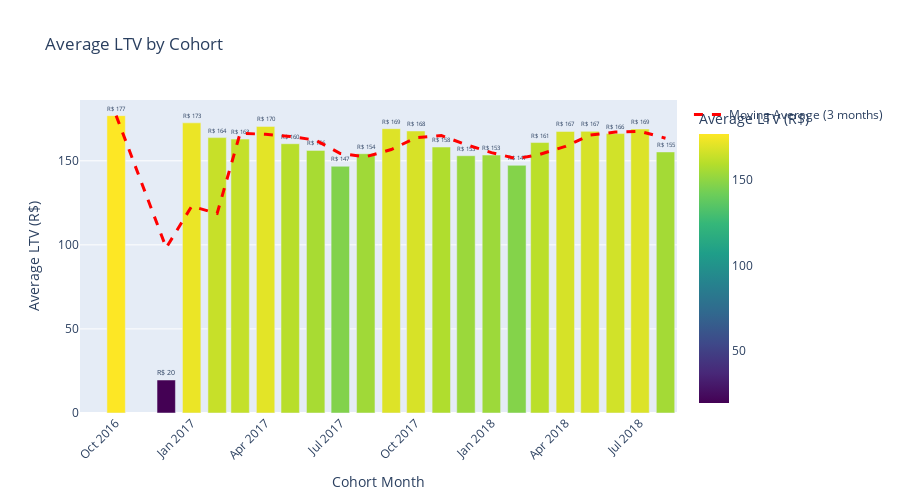

Notebook code cell kept with this figure:
### Markdown cell above
## 10. LTV BY COHORT

### Code cell
if len(df_cohort) > 0:
    if 'cumulative_revenue' in df_cohort.columns:
        ltv_by_cohort = []
        
        for cohort in df_cohort['cohort_month'].unique():
            cohort_data = df_cohort[df_cohort['cohort_month'] == cohort]
            max_cumulative_rev = cohort_data['cumulative_revenue'].max()
            
            cohort_size_data = cohort_data[cohort_data['months_since_first_purchase'] == 0]['cohort_size']
            if len(cohort_size_data) > 0:
                cohort_size = cohort_size_data.iloc[0]
            else:
                cohort_size = 0
            
            if cohort_size > 0:
                avg_ltv = max_cumulative_rev / cohort_size
                
                m3_retention_data = cohort_data[cohort_data['months_since_first_purchase'] == 3]['retention_rate']
                m3_retention = m3_retention_data.iloc[0] if len(m3_retention_data) > 0 else None
                
                ltv_by_cohort.append({
                    'cohort_month': cohort,
                    'cohort_size': cohort_size,
                    'total_cumulative_revenue': max_cumulative_rev,
                    'avg_ltv': avg_ltv,
                    'm3_retention': m3_retention
                })
        
        if ltv_by_cohort:
            ltv_df = pd.DataFrame(ltv_by_cohort)
            
            fig = px.bar(
                ltv_df.sort_values('cohort_month'),
                x='cohort_month',
                y='avg_ltv',
                title='Average LTV by Cohort',
                labels={'cohort_month': 'Cohort Month', 'avg_ltv': 'Average LTV (R$)'},
                text='avg_ltv',
                color='avg_ltv',
                color_continuous_scale='Viridis'
            )
            
            fig.update_traces(texttemplate='R$ %{text:.0f}', textposition='outside')
            
            fig.add_trace(
                go.Scatter(
                    x=ltv_df.sort_values('cohort_month')['cohort_month'],
                    y=ltv_df.sort_values('cohort_month')['avg_ltv'].rolling(window=3, min_periods=1).mean(),
                    mode='lines',
                    name='Moving Average (3 months)',
                    line=dict(color='red', width=3, dash='dash')
                )
            )
            
            fig.update_layout(height=500, xaxis_tickangle=-45, showlegend=True)
            fig.show()
            
            fig.write_image("presentation/figures/ltv_by_cohort.png", scale=2)
            print("Saved: presentation/figures/ltv_by_cohort.png")
            
            avg_ltv_all = ltv_df['avg_ltv'].mean()
            max_ltv = ltv_df['avg_ltv'].max()
            min_ltv = ltv_df['avg_ltv'].min()
            ltv_range = max_ltv - min_ltv
            
            print(f"\nLTV Analysis:")
            print(f"Average LTV across all cohorts: R$ {avg_ltv_all:.2f}")
            print(f"Best cohort LTV: R$ {max_ltv:.2f}")
            print(f"Worst cohort LTV: R$ {min_ltv:.2f}")
            print(f"Range: R$ {ltv_range:.2f} ({max_ltv/min_ltv:.1f}x difference)")
            
            correlation_size_ltv = ltv_df['cohort_size'].corr(ltv_df['avg_ltv'])
            print(f"Correlation cohort_size vs LTV: {correlation_size_ltv:.3f}")
            
            ltv_df_valid = ltv_df[ltv_df['m3_retention'].notna()]
            if len(ltv_df_valid) > 5:
                correlation_retention_ltv = ltv_df_valid['m3_retention'].corr(ltv_df_valid['avg_ltv'])
                print(f"Correlation M3 retention vs LTV: {correlation_retention_ltv:.3f}")
            
        else:
            print("WARNING: Could not calculate LTV.")
            
    else:
        print("WARNING: 'cumulative_revenue' column not found for LTV calculation.")
        
else:
    print("WARNING: Empty DataFrame.")

### Figure 1 — Plotly figure (JSON) as saved in the notebook; plotly's stock layout.template omitted (floating-point values rounded to 4 significant figures)
{"data": [{"hovertemplate": "Cohort Month=%{x}<br>Average LTV (R$)=%{marker.color}<extra></extra>", "legendgroup": "", "marker": {"color": [NaN, 176.8, 19.62, 172.6, 163.8, 162.9, 170.5, 160.1, 156.2, 146.7, 154.2, 169.1, 167.7, 158.2, 153.0, 153.4, 147.3, 160.8, 167.5, 167.5, 166.2, 168.9, 155.3], "coloraxis": "coloraxis", "pattern": {"shape": ""}}, "name": "", "orientation": "v", "showlegend": false, "text": [NaN, 176.8, 19.62, 172.6, 163.8, 162.9, 170.5, 160.1, 156.2, 146.7, 154.2, 169.1, 167.7, 158.2, 153.0, 153.4, 147.3, 160.8, 167.5, 167.5, 166.2, 168.9, 155.3], "textposition": "outside", "texttemplate": "R$ %{text:.0f}", "type": "bar", "x": ["2016-09", "2016-10", "2016-12", "2017-01", "2017-02", "2017-03", "2017-04", "2017-05", "2017-06", "2017-07", "2017-08", "2017-09", "2017-10", "2017-11", "2017-12", "2018-01", "2018-02", "2018-03", "2018-04", "2018-05", "2018-06", "2018-07", "2018-08"], "xaxis": "x", "y": [NaN, 176.8, 19.62, 172.6, 163.8, 162.9, 170.5, 160.1, 156.2, 146.7, 154.2, 169.1, 167.7, 158.2, 153.0, 153.4, 147.3, 160.8, 167.5, 167.5, 166.2, 168.9, 155.3], "yaxis": "y"}, {"line": {"color": "red", "dash": "dash", "width": 3}, "mode": "lines", "name": "Moving Average (3 months)", "type": "scatter", "x": ["2016-09", "2016-10", "2016-12", "2017-01", "2017-02", "2017-03", "2017-04", "2017-05", "2017-06", "2017-07", "2017-08", "2017-09", "2017-10", "2017-11", "2017-12", "2018-01", "2018-02", "2018-03", "2018-04", "2018-05", "2018-06", "2018-07", "2018-08"], "y": [NaN, 176.8, 98.23, 123.0, 118.7, 166.4, 165.7, 164.5, 162.3, 154.4, 152.4, 156.7, 163.7, 165.0, 159.6, 154.9, 151.2, 153.9, 158.5, 165.3, 167.0, 167.5, 163.4]}], "layout": {"barmode": "relative", "coloraxis": {"colorbar": {"title": {"text": "Average LTV (R$)"}}, "colorscale": [[0, "#440154"], [0.1111, "#482878"], [0.2222, "#3e4989"], [0.3333, "#31688e"], [0.4444, "#26828e"], [0.5556, "#1f9e89"], [0.6667, "#35b779"], [0.7778, "#6ece58"], [0.8889, "#b5de2b"], [1, "#fde725"]]}, "height": 500, "legend": {"tracegroupgap": 0}, "showlegend": true, "title": {"text": "Average LTV by Cohort"}, "xaxis": {"anchor": "y", "domain": [0, 1], "tickangle": -45, "title": {"text": "Cohort Month"}}, "yaxis": {"anchor": "x", "domain": [0, 1], "title": {"text": "Average LTV (R$)"}}}}
